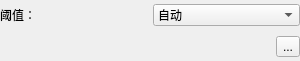
<ui version="4.0">
 <class>qMRMLVolumeThresholdWidget</class>
 <widget class="QWidget" name="qMRMLVolumeThresholdWidget">
  <property name="geometry">
   <rect>
    <x>0</x>
    <y>0</y>
    <width>300</width>
    <height>61</height>
   </rect>
  </property>
  <property name="sizePolicy">
   <sizepolicy hsizetype="Expanding" vsizetype="Fixed">
    <horstretch>0</horstretch>
    <verstretch>0</verstretch>
   </sizepolicy>
  </property>
  <property name="windowTitle">
   <string>体积阈值处理</string>
  </property>
  <layout class="QGridLayout" name="gridLayout">
   <property name="margin">
    <number>0</number>
   </property>
   <item row="0" column="0">
    <widget class="QLabel" name="ThresholdLabel">
     <property name="text">
      <string>阈值：</string>
     </property>
    </widget>
   </item>
   <item row="0" column="1">
    <widget class="QComboBox" name="AutoManualComboBox">
     <item>
      <property name="text">
       <string>自动</string>
      </property>
     </item>
     <item>
      <property name="text">
       <string>手动</string>
      </property>
     </item>
     <item>
      <property name="text">
       <string>关闭</string>
      </property>
     </item>
    </widget>
   </item>
   <item row="1" column="0" colspan="2">
    <layout class="QHBoxLayout" name="horizontalLayout">
     <item>
      <widget class="ctkRangeWidget" name="VolumeThresholdRangeWidget" />
     </item>
     <item>
      <widget class="QToolButton" name="RangeButton">
       <property name="text">
        <string>...</string>
       </property>
       <property name="icon">
        <iconset>
         <normaloff>:Icons/SliceMoreOptions.png</normaloff>:Icons/SliceMoreOptions.png</iconset>
       </property>
       <property name="checkable">
        <bool>true</bool>
       </property>
      </widget>
     </item>
    </layout>
   </item>
  </layout>
 </widget>
 <customwidgets>
  <customwidget>
   <class>ctkRangeWidget</class>
   <extends>QWidget</extends>
   <header>ctkRangeWidget.h</header>
  </customwidget>
 </customwidgets>
 <resources />
 <connections />
</ui>
